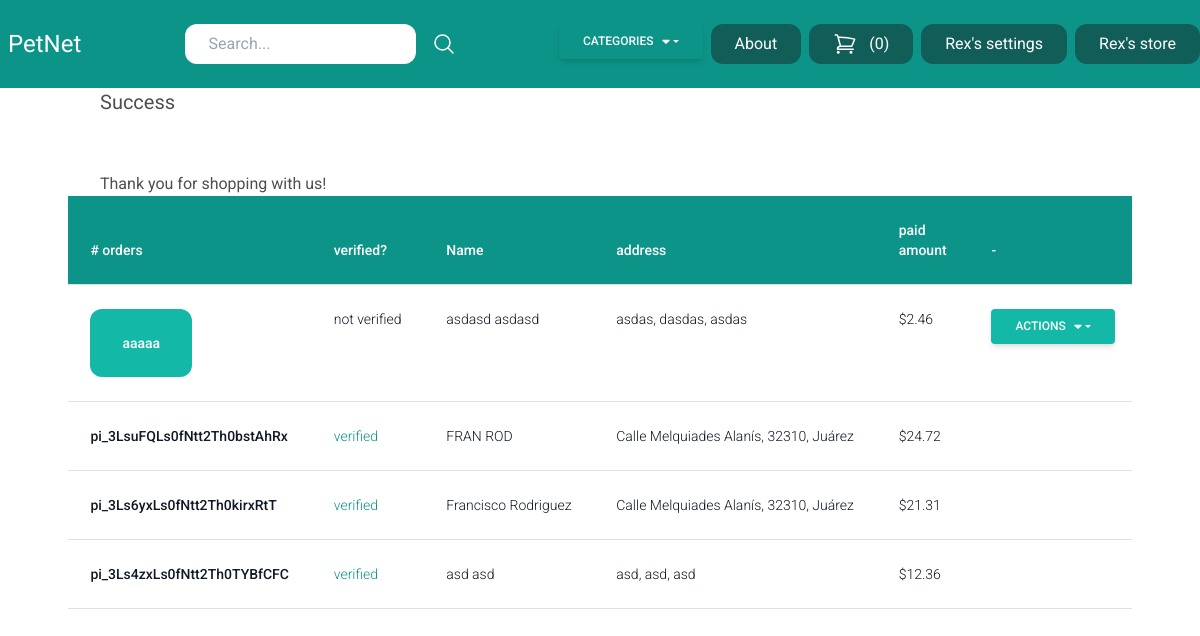
Page /cart/success/ (signed in) on the earlier database version.
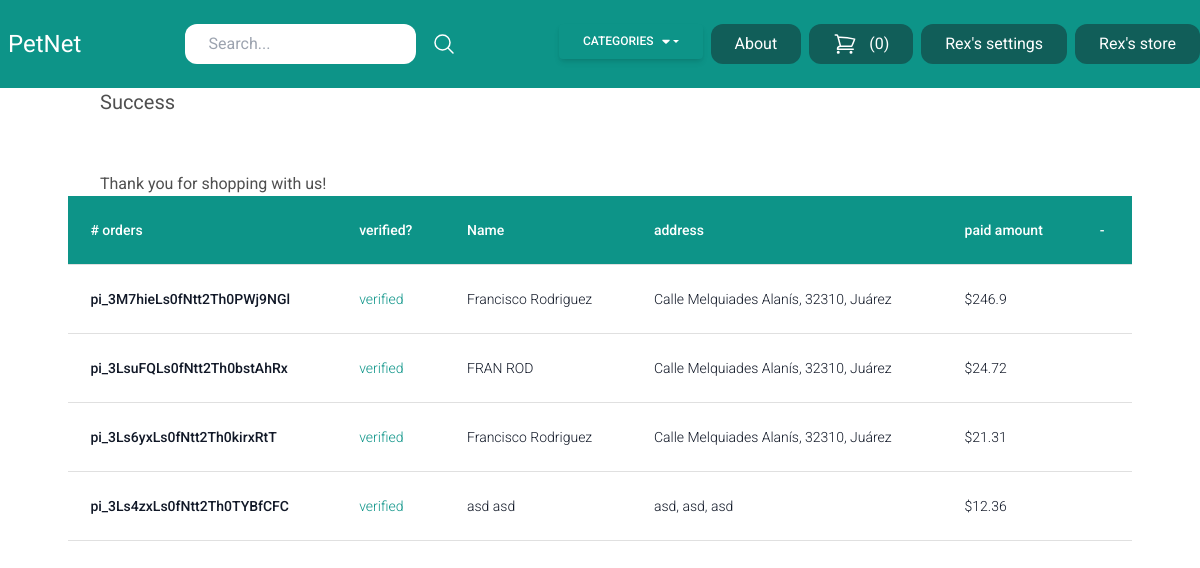
Same page on the later database version.
### store/models.py (models this page shows, shortened)
class Order(models.Model):
    first_name = models.CharField(max_length=255)
    last_name = models.CharField(max_length=255)
    address = models.CharField(max_length=255)
    zipcode = models.CharField(max_length=255)
    city = models.CharField(max_length=255)
    paid_amount = models.IntegerField(blank=True, null=True)
    is_paid = models.BooleanField(default=False)
    payment_intent = models.CharField(max_length=255)
    created_by = models.ForeignKey(User, related_name='orders', on_delete=models.SET_NULL, null=True)
    created_at = models.DateTimeField(auto_now_add=True)
    class Meta:
        ordering = ('-created_at',)
    def get_display_price(self):
        return self.paid_amount /100

### store/views.py (the view)
# urls.py: path('cart/success/', views.success, name='success'),
@login_required
def success(request):
    form = OrderForm()
    orders = Order.objects.filter(created_by=request.user)
    return render(request, 'store/success.html',{
        'form':form,
        'orders':orders
    })

### store/forms.py
class OrderForm(forms.ModelForm):
    id = forms.IntegerField(widget=forms.HiddenInput)
    class Meta:
        model= Order
        fields = ('first_name', 'last_name', 'address', 'zipcode', 'city','id',)

### store/cart.py (called while the page is built)
    def __len__(self):
        return sum(item['quantity'] for item in self.cart.values())

### store/context_processors.py (called while the page is built)
def cart(request):
    return {'cart':Cart(request)}

### store/templatetags/menu.py (called while the page is built)
@register.inclusion_tag('core/menu.html')
def menu(*args, **kwargs):
    categories = Category.objects.all()
    return {'categories': categories}

### store/templates/store/success.html (shortened to what this page needs)
{% extends 'core/base.html' %}
{% block content %}
    <h1 class="mb-6 text-xl"> Success </h1>
    <p>Thank you for shopping with us!</p>
    <div class="flex flex-col">
        <div class="overflow-x-auto sm:-mx-6 lg:-mx-8 ">
            <table class="table">
                <thead class="bg-teal-600">
                  <tr>
                    <th scope="col" class="text-sm font-medium text-white px-6 py-4">
                        # orders
                    </th>
                    <th class="text-sm font-medium text-white px-6 py-4">
                        verified?
                    </th>
                    <th class="text-sm font-medium text-white px-6 py-4">
                      Name
                    </th>
                    <th class="text-sm font-medium text-white px-6 py-4">
                      address
                    </th>
                    <th class="text-sm font-medium text-white px-6 py-4">
                      paid amount
                    </th>
                    <th class="text-sm font-medium text-white px-6 py-4">
                        -
                    </th>
                  </tr>
                </thead >
                <tbody>
                    {% for order in orders %}
                            <tr class="bg-white border-b">
                                <td class="px-6 py-4 whitespace-nowrap text-sm font-medium text-gray-900">
                                    {% if not order.is_paid %}
                                        <button onclick="verified(event, '{{order.payment_intent}}')" class="py-4 px-8 bg-teal-500 text-white hover:bg-teal-800 rounded-xl">
                                            {{order.payment_intent}}
                                        </button>
                                    {% else %}
                                        {{order.payment_intent}}
                                    {% endif %}
                                </td>
                                <td class="{% if order.is_paid %}text-teal-600{% else %} {% endif %} text-sm text-gray-900 font-light px-6 py-4 whitespace-nowrap">
                                    {% if order.is_paid %}
                                        verified
                                    {% else %}
                                        not verified
                                    {% endif %}
                                </td>
                                <td class="text-sm text-gray-900 font-light px-6 py-4 whitespace-nowrap">
                                    {{order.first_name}} {{order.last_name}}
                                </td>
                                <td class="text-sm text-gray-900 font-light px-6 py-4 whitespace-nowrap">
                                    {{order.address}}, {{order.zipcode}}, {{order.city}}
                                </td>
                                <td class="text-sm text-gray-900 font-light px-6 py-4 whitespace-nowrap">
                                    ${{order.get_display_price}}
                                </td>
                                {% if not order.is_paid %}
                                    <td class="text-sm text-gray-900 font-light px-6 py-4 whitespace-nowrap">
                                        {% include "store/partials/actions_dropdownBtn.html" %}
                                    </td>
                                {% endif %}
                            </tr class="bg-white border-b">
                    {% endfor %}
                </tbody>
            </table>
        </div>
    </div>
{% endblock content %}

### store/templates/store/partials/actions_dropdownBtn.html (shortened to what this page needs)
{% extends 'store/partials/dropdownBtn_base.html' %}
{% block btn_name %}Actions{% endblock btn_name %}

### store/templates/store/partials/dropdownBtn_base.html (shortened to what this page needs)
<div class="dropdown relative">
    <button
      class="
        dropdown-toggle
        px-6
        py-2.5
        bg-teal-500
        text-white
        font-medium
        text-xs
        leading-tight
        uppercase
        rounded
        shadow-md
        hover:bg-teal-600 hover:shadow-lg
        focus:bg-teal-600 focus:shadow-lg focus:outline-none focus:ring-0
        active:bg-teal-700 active:shadow-lg active:text-white
        transition
        duration-150
        ease-in-out
        flex
        items-center
        whitespace-nowrap
      "
      type="button"
      id="dropdownMenuButton8"
      data-bs-toggle="dropdown"
      aria-expanded="false"
    >
      {% block btn_name %}{% endblock btn_name %}
    </button>
  </div>

Differences in the rows shown:
removed Order: payment_intent "aaaaa", is_paid "not verified", first_name "asdasd", last_name "asdasd", address "asdas", zipcode "dasdas", city "asdas", get_display_price "2.46"
added Order: payment_intent "pi_3M7hieLs0fNtt2Th0PWj9NGl", is_paid "verified", first_name "Francisco", last_name "Rodriguez", address "Calle Melquiades Alanís", zipcode "32310", city "Juárez", get_display_price "246.9"
